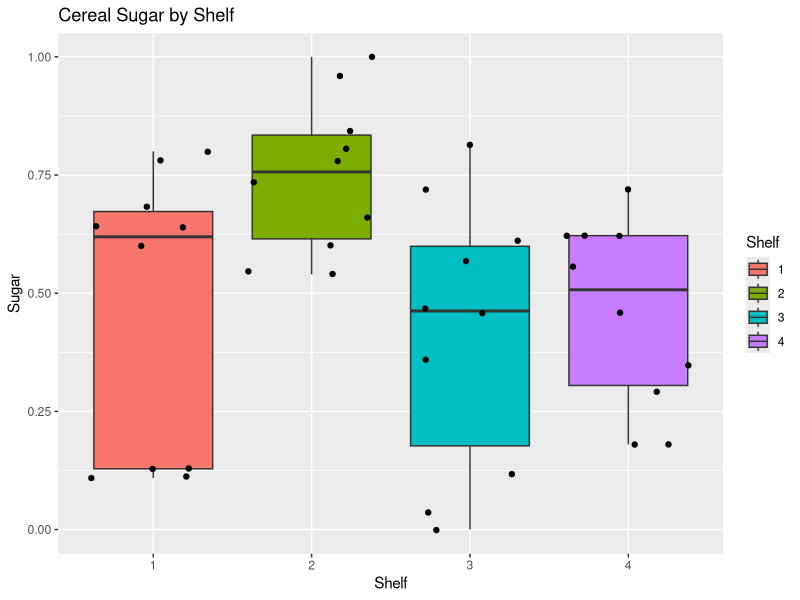
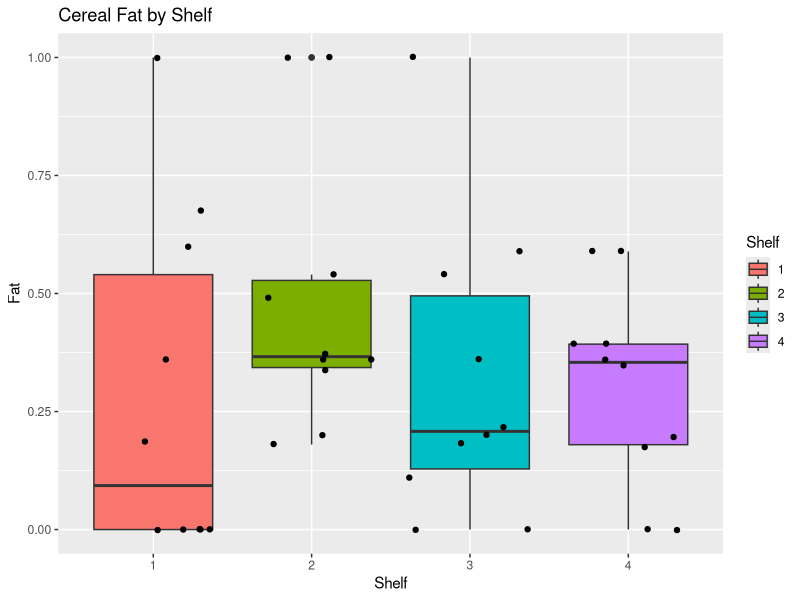
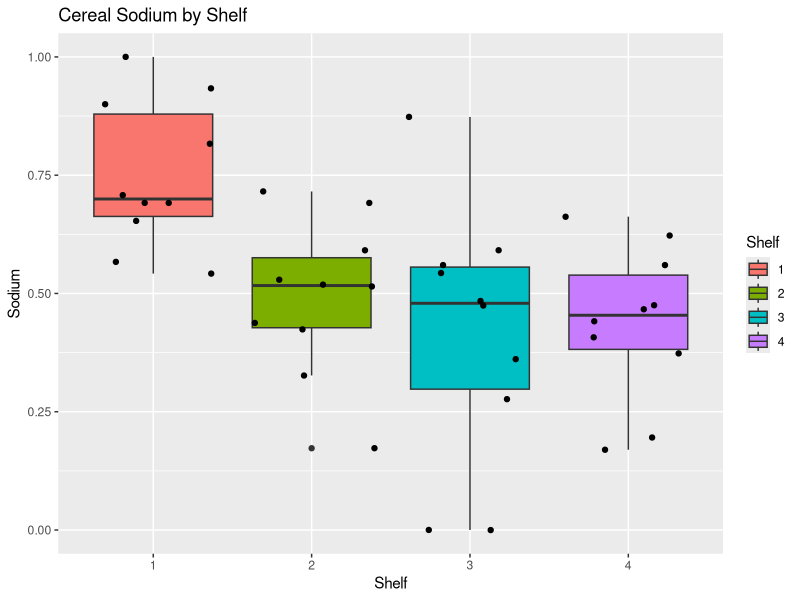
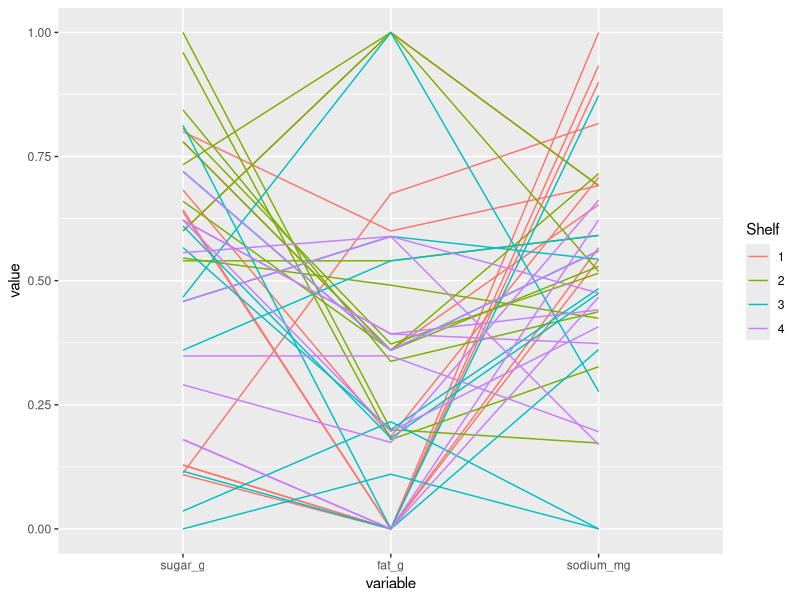

These figures' R source, in order:
## ---- chunk 1
# Tidy up the code for rendering pdf or html document
library(knitr)
opts_chunk$set(tidy.opts=list(width.cutoff=60),tidy=TRUE)

# Clean up the working environment
rm(list = ls())

# Load Libraries
library(dplyr)
library(car)
library(Hmisc)
library(skimr)
library(ggplot2)

#library(stargazer)
library(gmodels) # For cross tabulation (SAS and SPSS style)

#library(MASS) # will use the polr function
#library(mcprofile)
library(vcd)
library(nnet)

## one at a time, table apply, pared, and public
#lapply(df[, c("apply", "pared", "public")], table)

## three way cross tabs (xtabs) and flatten the table
#ftable(xtabs(~ public + apply + pared, data = df))
## ---- chunk 2
df <- read.csv("cereal_dillons.csv")
#head(df)
## ---- chunk 3
str(df)
#describe(df)
## ---- chunk 4
# Mark/Carlos - this was the way I started
#df1 <- df[c('size_g', 'sugar_g', 'fat_g', 'sodium_mg')] / df$size_g
## ---- chunk 5
df$sugar_g = df$sugar_g/df$size_g
df$fat_g = df$fat_g/df$size_g
df$sodium_mg = df$sodium_mg/df$size_g
df$Shelf = as.factor(df$Shelf)
## ---- chunk 6

normalize = function(x) {
  (x - min(x))/(max(x) - min(x))
}

df = cbind(df[, 1:4], apply(df[,5:7], 2, normalize))
head(df) #confirmed normalization worked
## ---- chunk 7
ggplot(df, aes(Shelf, sugar_g)) + 
  geom_boxplot(aes(fill = Shelf)) +
  geom_jitter() +
  ylab("Sugar") + 
  xlab("Shelf") +
  ggtitle("Cereal Sugar by Shelf") 

ggplot(df, aes(Shelf, fat_g)) + 
  geom_boxplot(aes(fill = Shelf)) +
  geom_jitter() +
  ylab("Fat") + 
  xlab("Shelf") +
  ggtitle("Cereal Fat by Shelf") 

ggplot(df, aes(Shelf, sodium_mg)) + 
  geom_boxplot(aes(fill = Shelf)) +
  geom_jitter() +
  ylab("Sodium") + 
  xlab("Shelf") +
  ggtitle("Cereal Sodium by Shelf") 

## ---- chunk 8
library(GGally) #Note this is a new library that we may have to justify

df$Shelf <- as.factor(df$Shelf)
ggparcoord(df, columns = 5:7, groupColumn='Shelf', scale = 'globalminmax')
## ---- chunk 9
# Carlos/Mark - I transformed Shelf back to Int bc I didn't think 'factor' type
#would work for lin reg
df$Shelf <- as.integer(df$Shelf)
## ---- chunk 10
fit.lm <- lm(formula = Shelf ~ sugar_g + fat_g + sodium_mg, data=df)
summary(fit.lm)
## ---- chunk 11

## ---- chunk 12
